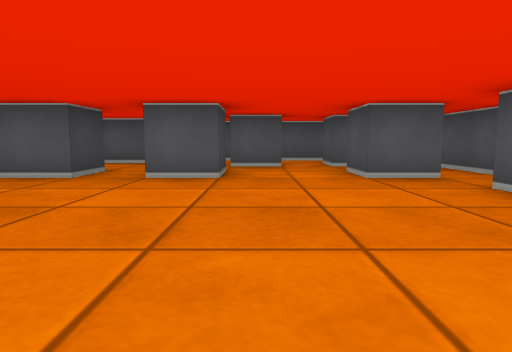
view 1 (above)

19 first-person views from a walk through a cub3D maze. The camera is about half as high as the walls, tilts 6° down and sees 75° across. The floor is counted in squares. Each view is taken from the middle of a square. On the plan, view 1 faces up. The plan holds only what a view shows up to about 9 squares ahead; the rest is blank.

view 2
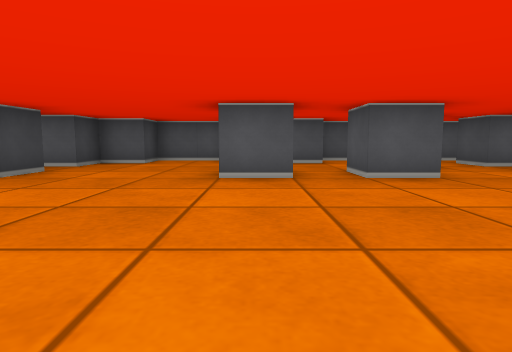

view 3
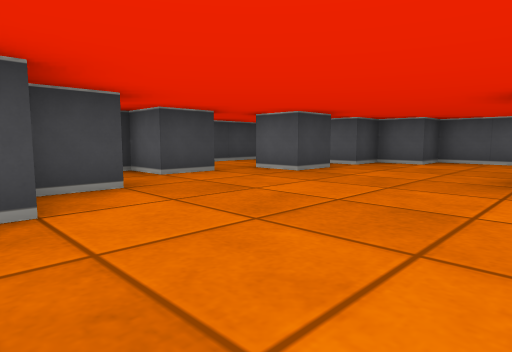

view 4
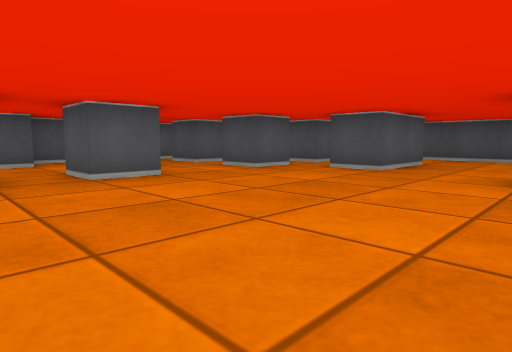

view 5
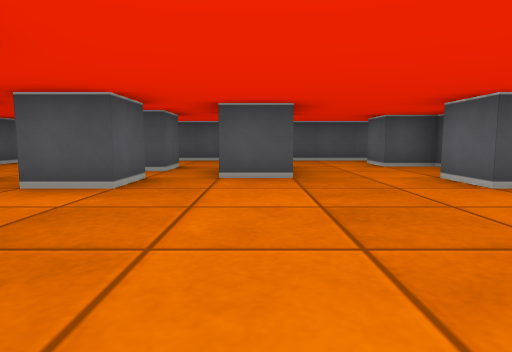

view 6
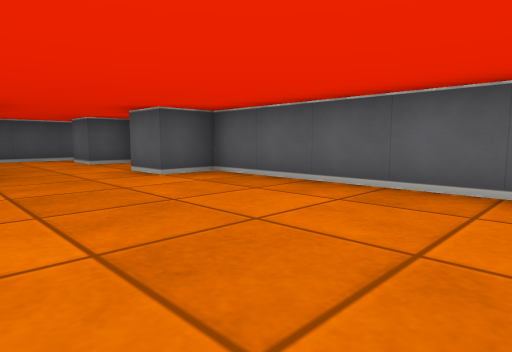

view 7
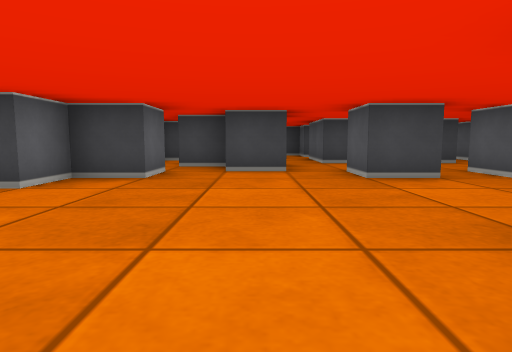

view 8
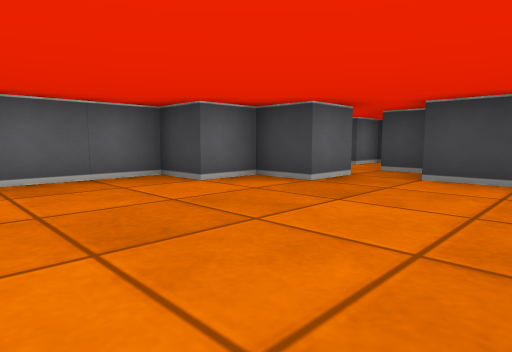

view 9
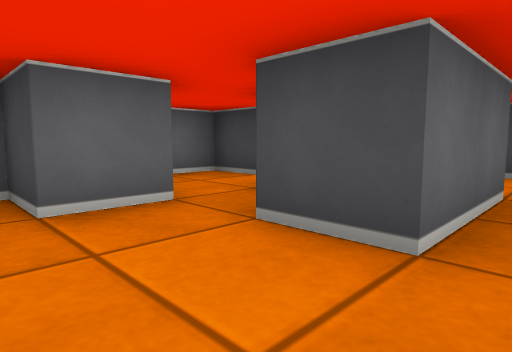

view 10
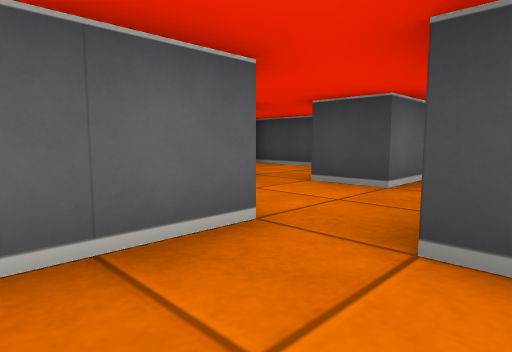

view 11
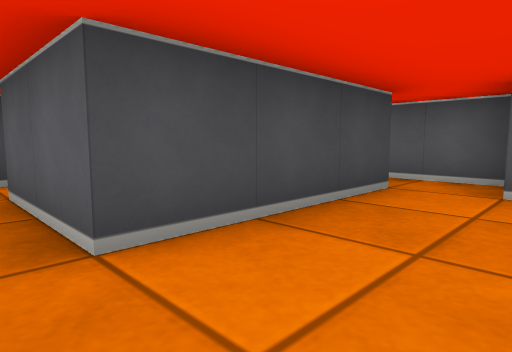

view 12
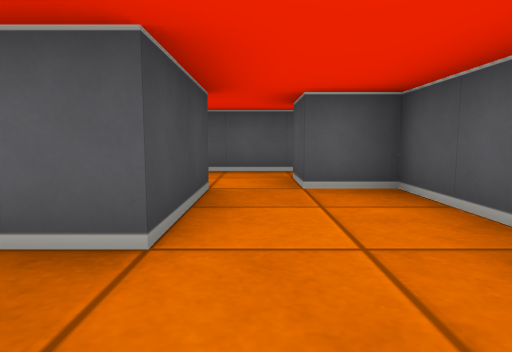

view 13
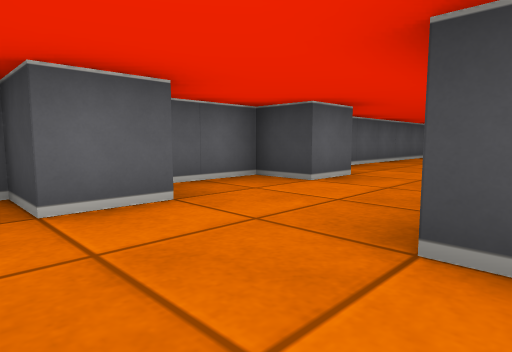

view 14
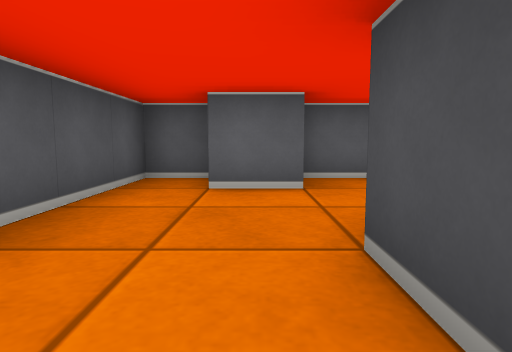

view 15
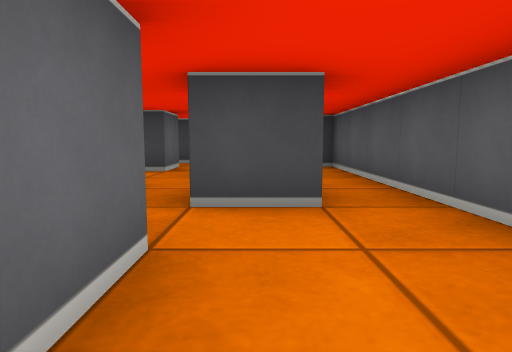

view 16
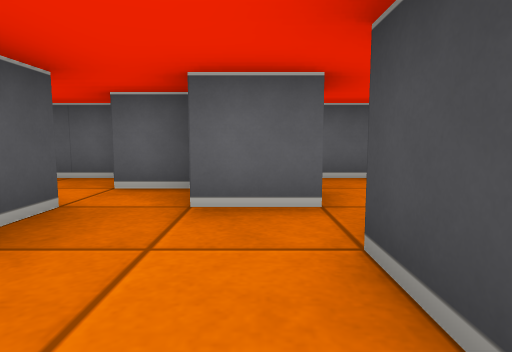

view 17
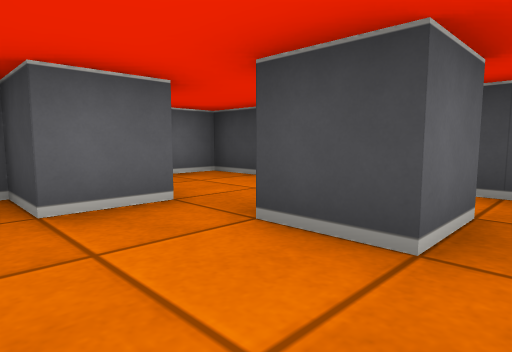

view 18
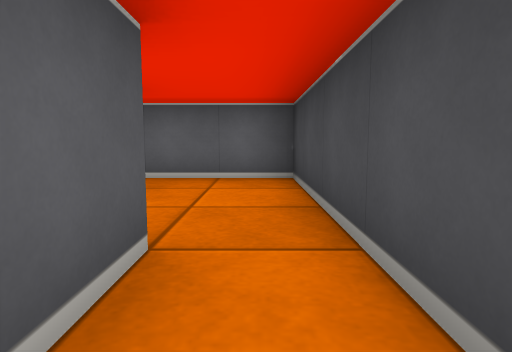

view 19
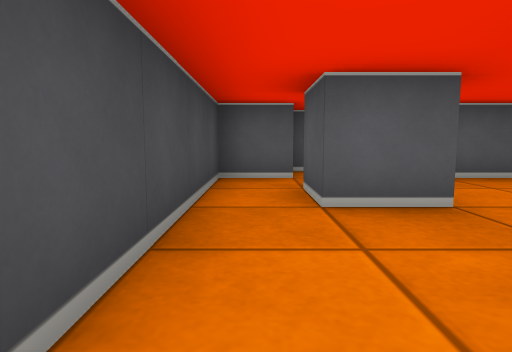

### Floor plan
Points are (right, up) in squares from view 1. A wall is a line through its corners. A room is listed if a view was taken in it or the views show most of it. See-through windows are left out.
Room 1 (views 1, 2, 3, 4, 5, 6, 7, 8, 9, 10, 11, 12, 13)
walls: (-1.5, 4.5) (-1.5, 5.5) (-0.5, 5.5) (-0.5, 4.5) (-1.5, 4.5); (-2.5, 5.6) (-2.5, 4.5) (-3.5, 4.5); (0.5, 6.5) (-0.5, 6.5); (-1.4, 7.5) (-3.5, 7.5); (2.6, 4.5) (1.5, 4.5) (1.5, 5.5); (2.5, 7.6) (2.5, 6.5) (1.5, 6.5) (1.5, 7.5); (-3.9, 8.5) (-5.5, 8.5) (-5.5, 7.5) (-6.5, 7.5) (-6.5, 6.5) (-7.5, 6.5); (4.5, 3.5) (4.5, 2.5) (2.5, 2.5) (2.5, 3.5); (4.5, 4.5) (3.5, 4.5) (3.5, 6.5) (4.5, 6.5); (-6.5, 5.6) (-6.5, 4.5) (-7.5, 4.5); (-7.6, 1.5) (-6.5, 1.5) (-6.5, 0.5) (-5.5, 0.5) (-5.5, -0.5) (1.5, -0.5) (1.5, 0.5) (2.5, 0.5) (2.5, -0.5) (4.5, -0.5) (4.5, 0.5) (5.5, 0.5) (5.5, -0.5) (6.5, -0.5) (6.5, 3.5); (4.6, 8.5) (-1.5, 8.5); (-9.6, 3.5) (-7.5, 3.5) (-7.5, 2.5); (-9.5, 7.6) (-9.5, 4.5)
ways out: opening at (4, 4) to room 2; opening at (5.5, 3) to room 2; opening at (4, 7.5) to room 3; opening at (-10, 4) to room 4; opening at (-8, 2) to room 5; opening at (-9, 7)
Room 2 (view 14)
walls: (4.5, 6.5) (4.5, 4.5); (6.5, 3.5) (6.5, 6.5) (5.5, 6.5)
ways out: opening at (4, 4) to room 1; opening at (5.5, 3) to room 1; opening at (5, 5.5) to room 3
Room 3 (view 15)
walls: (5.8, 8.5) (4.6, 8.5); (5.5, 6.5) (5.5, 7.5)
ways out: opening at (4, 7.5) to room 1; opening at (5, 5.5) to room 2
Room 4 (views 16, 17, 18, 19)
walls: (-11.6, 1.5) (-10.5, 1.5); (-12.5, 2.5) (-12.5, 3.5) (-11.5, 3.5) (-11.5, 2.5) (-12.5, 2.5); (-10.5, 0.5) (-9.5, 0.5); (-12.4, 4.5) (-13.5, 4.5) (-13.5, -0.5) (-11.5, -0.5); (-9.5, 1.5) (-9.5, 2.1); (-9.5, 4.5) (-11.5, 4.5)
ways out: opening at (-10, 4) to room 1
Room 5 (no view inside)
walls: (-9.5, 0.5) (-9.5, -0.5) (-8.2, -0.5); (-7.5, 2.5) (-8.5, 2.5) (-8.5, 1.5); (-10.5, 1.5) (-10.5, 0.5)
ways out: opening at (-8, 2) to room 1

Where each view was taken, in squares from view 1:
view 1: 0 up, 0 right, facing up
view 2: 0 up, 3 left, facing up
view 3: 0 up, 3 left, facing up-left
view 4: 0 up, 3 left, facing up-right
view 5: 3 up, 2 left, facing right
view 6: 3 up, 3 left, facing down-right
view 7: 3 up, 2 left, facing left
view 8: 4 up, 3 left, facing down-left
view 9: 4 up, 6 left, facing down-left
view 10: 5 up, 8 left, facing down-left
view 11: 4 up, 8 left, facing up-left
view 12: 3 up, 5 right, facing up
view 13: 3 up, 6 right, facing down-left
view 14: 4 up, 5 right, facing down
view 15: 7 up, 5 right, facing left
view 16: 4 up, 11 left, facing down
view 17: 4 up, 10 left, facing down-left
view 18: 4 up, 13 left, facing down
view 19: 0 up, 13 left, facing up
